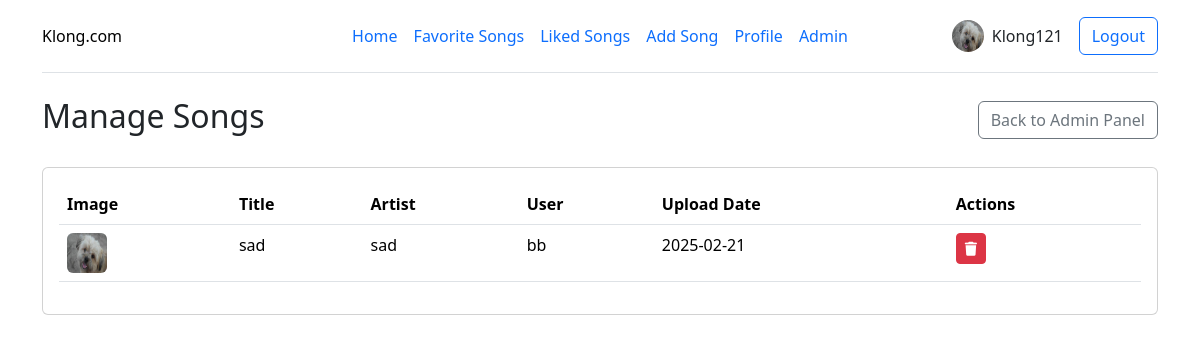
The page /admin/songs (signed in) on the database as committed earlier.
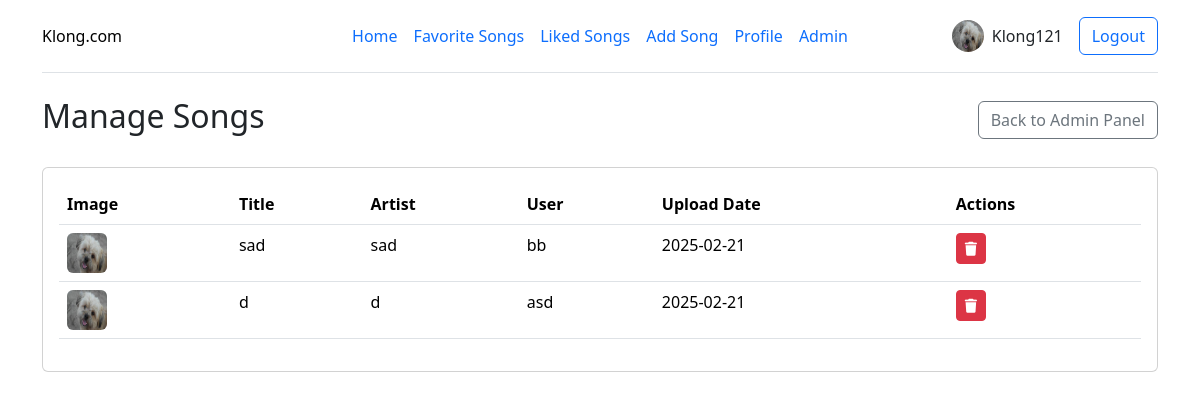
The same page on the database as committed later.
### app.py (models this page shows)
class User(db.Model, UserMixin):
    id = db.Column(db.Integer, primary_key=True)
    username = db.Column(db.String(150), unique=True, nullable=False)
    password = db.Column(db.String(150), nullable=False)
    name = db.Column(db.String(150), default='Noman')
    profile_pic = db.Column(db.String(500), default='/static/uploads/profile/default.png')
    is_admin = db.Column(db.Boolean, default=False)
    songs = db.relationship('Song', backref='user', lazy=True)
    likes = db.relationship('Like', backref='user', lazy=True)

class Song(db.Model):
    id = db.Column(db.Integer, primary_key=True)
    title = db.Column(db.String(200), nullable=False)
    artist = db.Column(db.String(200), nullable=False)
    image_url = db.Column(db.String(500), nullable=False)
    audio_url = db.Column(db.String(500), nullable=False)
    lyrics_url = db.Column(db.Text, nullable=False)
    created_at = db.Column(db.DateTime, default=datetime.utcnow)
    user_id = db.Column(db.Integer, db.ForeignKey('user.id'), nullable=False)
    likes = db.relationship('Like', backref='song', lazy=True)

### app.py (the view)
@app.route('/admin/songs')
@login_required
def admin_songs():
    if not current_user.is_admin:
        return redirect(url_for('home'))
    songs = Song.query.all()
    return render_template('admin_songs.html', songs=songs)

### app.py (called while the page is built)
@login_manager.user_loader
def load_user(user_id):
    return User.query.get(int(user_id))

### templates/admin_songs.html (shortened to what this page needs)
<!DOCTYPE html>
<html lang="en">
<head>
    <link href="https://cdn.jsdelivr.net/npm/bootstrap@5.3.3/dist/css/bootstrap.min.css" rel="stylesheet">
    <link rel="stylesheet" href="https://cdnjs.cloudflare.com/ajax/libs/font-awesome/6.0.0/css/all.min.css">
</head>
<body>
    <div class="container">
        <header class="d-flex flex-wrap align-items-center justify-content-center justify-content-md-between py-3 mb-4 border-bottom">
            <div class="col-md-3 mb-2 mb-md-0">
                <a href="/" class="d-inline-flex link-body-emphasis text-decoration-none">
                    Klong.com
                </a>
            </div>
            <ul class="nav col-12 col-md-auto mb-2 justify-content-center mb-md-0">
                <li><a href="/" class="nav-link px-2">Home</a></li>
                <li><a href="/favorite" class="nav-link px-2">Favorite Songs</a></li>
                <li><a href="/like" class="nav-link px-2">Liked Songs</a></li>
                <li><a href="/add" class="nav-link px-2">Add Song</a></li>
                <li><a href="/profile" class="nav-link px-2">Profile</a></li>
                <li><a href="/admin" class="nav-link px-2">Admin</a></li>
            </ul>
            <div class="col-md-3 text-end">
                <div class="d-flex align-items-center justify-content-end">
                    <img src="{{ current_user.profile_pic }}" class="rounded-circle me-2" width="32" height="32" alt="Profile">
                    <span class="me-3">{{ current_user.name }}</span>
                    <a href="/logout" class="btn btn-outline-primary">Logout</a>
                </div>
            </div>
        </header>
        <div class="d-flex justify-content-between align-items-center mb-4">
            <h2>Manage Songs</h2>
            <a href="{{ url_for('admin') }}" class="btn btn-outline-secondary">Back to Admin Panel</a>
        </div>
        <div class="card">
            <div class="card-body">
                <div class="table-responsive">
                    <table class="table">
                        <thead>
                            <tr>
                                <th>Image</th>
                                <th>Title</th>
                                <th>Artist</th>
                                <th>User</th>
                                <th>Upload Date</th>
                                <th>Actions</th>
                            </tr>
                        </thead>
                        <tbody>
                            {% for song in songs %}
                            <tr>
                                <td>
                                    <img src="{{ song.image_url }}" width="40" height="40" alt="Song" class="rounded">
                                </td>
                                <td>{{ song.title }}</td>
                                <td>{{ song.artist }}</td>
                                <td>{{ song.user.username }}</td>
                                <td>{{ song.created_at.strftime('%Y-%m-%d') }}</td>
                                <td>
                                    <button class="btn btn-danger btn-sm delete-song" data-song-id="{{ song.id }}">
                                        <i class="fas fa-trash"></i>
                                    </button>
                                </td>
                            </tr>
                            {% endfor %}
                        </tbody>
                    </table>
                </div>
            </div>
        </div>
    </div>
</body>
</html>

Rows that differ between the two databases and show on the page:
added Song: image_url (picture), title "d", artist "d", user.username "asd", created_at "2025-02-21"
